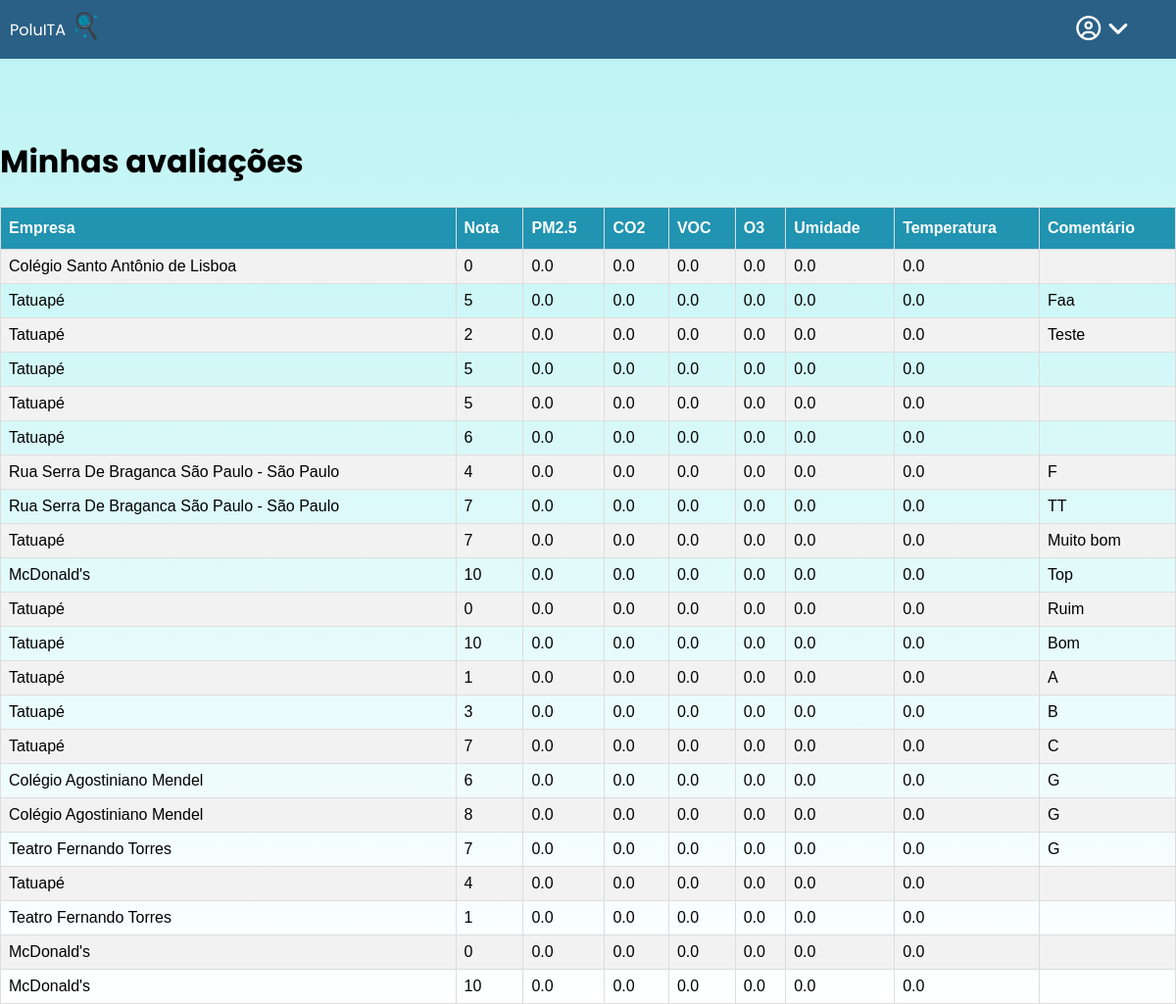
The page /registros/minhas-avaliacoes (signed in) on the database its author committed.
### registros/models.py (models this page shows, shortened)
class Avaliações(models.Model):
    id = models.AutoField(auto_created=True, primary_key=True, serialize=False, verbose_name='ID')
    user = models.ManyToManyField(Usuários, blank=True, related_name="usuário")
    username = models.CharField(max_length=64, default='Sem nome')
    empresaname = models.CharField(max_length=64, default='Sem nome')
    user_id = models.IntegerField(default=0)
    empresa = models.ManyToManyField(Empresas, blank=True, related_name="empresas")
    empresa_id = models.IntegerField(default=0)
    comment = models.CharField(max_length=300, default='Não deixou comentários sobre o estabelecimento.')
    grade = models.IntegerField()
    pm25 = models.FloatField(default='0.00')
    co2 = models.FloatField(default='0.00')
    voc = models.FloatField(default='0.00')
    o3 = models.FloatField(default='0.00')
    humidity = models.FloatField(default='0.00')
    temperature = models.FloatField(default='0.00')

### registros/views.py (the view)
# urls.py: path("minhas-avaliacoes", views.get_avaliacoes),
def get_avaliacoes(request):
    user = None
    avaliacoes_arr = []
    if request.session.has_key('username'):
        user = request.session['username']
        userid = list(Usuários.objects.filter(user=user).values('id'))[0]['id']
        avaliacoes = Avaliações.objects.filter(user_id=userid)
        return render(request, "registros/minhas-avaliacoes.html", {"user" : user, "avaliacoes" : avaliacoes})
    else:
        return render(request, "registros/minhas-avaliacoes.html", {
            "message": "Você não possui avaliações"
        })

### registros/templates/registros/minhas-avaliacoes.html
{% extends "registros/layout.html" %}
{% block body %}
    <h1>Minhas avaliações</h1>
    <table id="customers">
        <tr>
          <th>Empresa</th>
          <th>Nota</th>
          <th>PM2.5</th>
          <th>CO2</th>
          <th>VOC</th>
          <th>O3</th>
          <th>Umidade</th>
          <th>Temperatura</th>
          <th>Comentário</th>
        </tr>
        {% for avaliacao in avaliacoes %}
        <tr>
            <td>{{ avaliacao.empresaname }}</td>
            <td>{{ avaliacao.grade }}</td>
            <td>{{ avaliacao.pm25 }}</td>
            <td>{{ avaliacao.co2 }}</td>
            <td>{{ avaliacao.voc }}</td>
            <td>{{ avaliacao.o3 }}</td>
            <td>{{ avaliacao.humidity }}</td>
            <td>{{ avaliacao.temperature }}</td>
            <td>{{ avaliacao.comment }}</td>
        </tr>
        {% endfor %}
    </table>
{% endblock %}

### registros/templates/registros/layout.html (shortened to what this page needs)
{% load static %}
<!DOCTYPE html>
<html>
    <head>
        <link href='https://api.mapbox.com/mapbox-gl-js/v1.11.1/mapbox-gl.css' rel='stylesheet'/>
        <link rel="stylesheet" href="https://cdnjs.cloudflare.com/ajax/libs/font-awesome/4.7.0/css/font-awesome.min.css">
        <link href="{% static 'index.css' %}" rel='stylesheet'/>
    </head>
    <body>
        <div id='header'>
            <div id='logo' class='headerelem'>PoluITA</div>
            <a href='..'><img src = "{% static 'lupa.png' %}" style='height:30px'></a>
            <div id='user-menu' class='headerelem hide'>
                <i class="fa fa-user-circle-o" aria-hidden="true"></i>
                <i class="fa fa-angle-down" aria-hidden="true"></i>
            </div>
        </div>
        <div id='corpo-registros'>
            {% block body %}{% endblock %}
        </div>
    </body>
</html>

### home/static/index.css (style rules this page uses)
body { margin: 0; font-family: 'Poppins'; }
div { font-size: 16px; }
#header { width: 100%; height: 60px; background-color: #2a6086; display: flex; align-items: center; position: relative; }
.headerelem { color: #ffffff; padding: 10px; }
#entrar, #cadastrar, #user-menu { position: absolute; width: 130px; cursor: pointer; }
#user-menu { right: 0px; font-size: 25px; text-align: center; }
#corpo-registros { background-image: linear-gradient(#bef4f4, #ffffff); min-height: calc(100vh - 60px); padding-top: 60px; }
.hide { display: none; }
#customers { font-family: "Trebuchet MS", Arial, Helvetica, sans-serif; border-collapse: collapse; width: 100%; }
#customers td, #customers th { border: 1px solid #ddd; padding: 8px; }
#customers tr:nth-child(even) { background-color: #f2f2f2; }
#customers th { padding-top: 12px; padding-bottom: 12px; text-align: left; background-color: #2194b1; color: white; }

### rows shown on the page
Avaliações: empresaname "Colégio Santo Antônio de Lisboa", grade "0", pm25 "0.0", co2 "0.0", voc "0.0", o3 "0.0", humidity "0.0", temperature "0.0"
Avaliações: empresaname "Tatuapé", grade "5", pm25 "0.0", co2 "0.0", voc "0.0", o3 "0.0", humidity "0.0", temperature "0.0", comment "Faa"
Avaliações: empresaname "Tatuapé", grade "2", pm25 "0.0", co2 "0.0", voc "0.0", o3 "0.0", humidity "0.0", temperature "0.0", comment "Teste"
Avaliações: empresaname "Tatuapé", grade "5", pm25 "0.0", co2 "0.0", voc "0.0", o3 "0.0", humidity "0.0", temperature "0.0"
Avaliações: empresaname "Tatuapé", grade "5", pm25 "0.0", co2 "0.0", voc "0.0", o3 "0.0", humidity "0.0", temperature "0.0"
Avaliações: empresaname "Tatuapé", grade "6", pm25 "0.0", co2 "0.0", voc "0.0", o3 "0.0", humidity "0.0", temperature "0.0"
Avaliações: empresaname "Rua Serra De Braganca São Paulo - São Paulo", grade "4", pm25 "0.0", co2 "0.0", voc "0.0", o3 "0.0", humidity "0.0", temperature "0.0", comment "F"
Avaliações: empresaname "Rua Serra De Braganca São Paulo - São Paulo", grade "7", pm25 "0.0", co2 "0.0", voc "0.0", o3 "0.0", humidity "0.0", temperature "0.0", comment "TT"
Avaliações: empresaname "Tatuapé", grade "7", pm25 "0.0", co2 "0.0", voc "0.0", o3 "0.0", humidity "0.0", temperature "0.0", comment "Muito bom"
Avaliações: empresaname "McDonald's", grade "10", pm25 "0.0", co2 "0.0", voc "0.0", o3 "0.0", humidity "0.0", temperature "0.0", comment "Top"
Avaliações: empresaname "Tatuapé", grade "0", pm25 "0.0", co2 "0.0", voc "0.0", o3 "0.0", humidity "0.0", temperature "0.0", comment "Ruim"
Avaliações: empresaname "Tatuapé", grade "10", pm25 "0.0", co2 "0.0", voc "0.0", o3 "0.0", humidity "0.0", temperature "0.0", comment "Bom"
Avaliações: empresaname "Tatuapé", grade "1", pm25 "0.0", co2 "0.0", voc "0.0", o3 "0.0", humidity "0.0", temperature "0.0", comment "A"
Avaliações: empresaname "Tatuapé", grade "3", pm25 "0.0", co2 "0.0", voc "0.0", o3 "0.0", humidity "0.0", temperature "0.0", comment "B"
Avaliações: empresaname "Tatuapé", grade "7", pm25 "0.0", co2 "0.0", voc "0.0", o3 "0.0", humidity "0.0", temperature "0.0", comment "C"
Avaliações: empresaname "Colégio Agostiniano Mendel", grade "6", pm25 "0.0", co2 "0.0", voc "0.0", o3 "0.0", humidity "0.0", temperature "0.0", comment "G"
Avaliações: empresaname "Colégio Agostiniano Mendel", grade "8", pm25 "0.0", co2 "0.0", voc "0.0", o3 "0.0", humidity "0.0", temperature "0.0", comment "G"
Avaliações: empresaname "Teatro Fernando Torres", grade "7", pm25 "0.0", co2 "0.0", voc "0.0", o3 "0.0", humidity "0.0", temperature "0.0", comment "G"
Avaliações: empresaname "Tatuapé", grade "4", pm25 "0.0", co2 "0.0", voc "0.0", o3 "0.0", humidity "0.0", temperature "0.0"
Avaliações: empresaname "Teatro Fernando Torres", grade "1", pm25 "0.0", co2 "0.0", voc "0.0", o3 "0.0", humidity "0.0", temperature "0.0"
Avaliações: empresaname "McDonald's", grade "0", pm25 "0.0", co2 "0.0", voc "0.0", o3 "0.0", humidity "0.0", temperature "0.0"
Avaliações: empresaname "McDonald's", grade "10", pm25 "0.0", co2 "0.0", voc "0.0", o3 "0.0", humidity "0.0", temperature "0.0"
